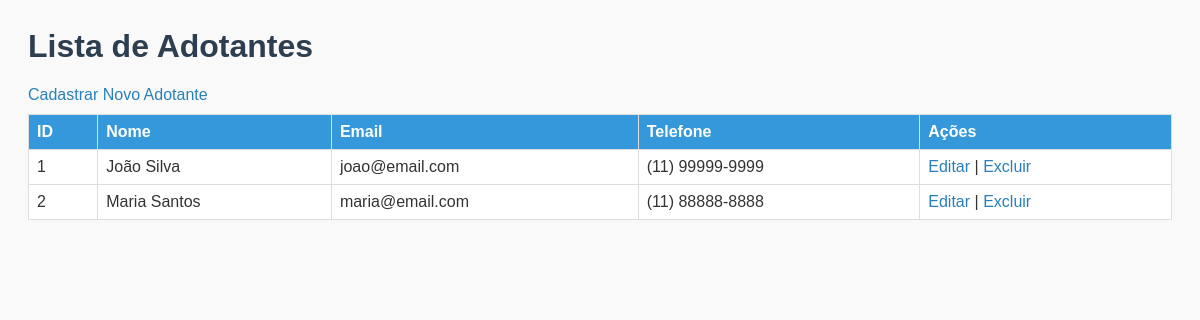
/Adotantes/listar_adotantes.php, run on the app's committed database.
### tables this page shows
CREATE TABLE adotantes (
    id INT AUTO_INCREMENT PRIMARY KEY,
    nome VARCHAR(100) NOT NULL,
    email VARCHAR(100) UNIQUE NOT NULL,
    telefone VARCHAR(20),
    endereco TEXT,
    cpf VARCHAR(14) UNIQUE NOT NULL,
    data_cadastro TIMESTAMP DEFAULT CURRENT_TIMESTAMP
);

### Adotantes/listar_adotantes.php (the view)
<?php
include '../conexao.php';
?>
<link rel="stylesheet" href="../Estilo/style.css">
<h1>Lista de Adotantes</h1>
<a href="cadastrar_adotante.php">Cadastrar Novo Adotante</a>
<table border="1">
    <tr>
        <th>ID</th><th>Nome</th><th>Email</th><th>Telefone</th><th>Ações</th>
    </tr>
    <?php
    $resultado = $conexao->query("SELECT * FROM adotantes");
    while ($adotante = $resultado->fetch_assoc()):
    ?>
    <tr>
        <td><?= $adotante['id'] ?></td>
        <td><?= $adotante['nome'] ?></td>
        <td><?= $adotante['email'] ?></td>
        <td><?= $adotante['telefone'] ?></td>
        <td>
            <a href="editar_adotante.php?id=<?= $adotante['id'] ?>">Editar</a> |
            <a href="excluir_adotante.php?id=<?= $adotante['id'] ?>" onclick="return confirm('Deseja excluir?')">Excluir</a>
        </td>
    </tr>
    <?php endwhile; ?>
</table>

### Estilo/style.css (style rules this page uses)
h1 { color: #2c3e50; }
a { color: #2980b9; text-decoration: none; }
table { width: 100%; border-collapse: collapse; margin-top: 10px; background-color: #fff; }
th, td { border: 1px solid #ddd; padding: 8px; text-align: left; }
th { background-color: #3498db; color: white; }

### data on the page
adotantes: id "1", nome "João Silva", email "joao@email.com", telefone "(11) 99999-9999"
adotantes: id "2", nome "Maria Santos", email "maria@email.com", telefone "(11) 88888-8888"
